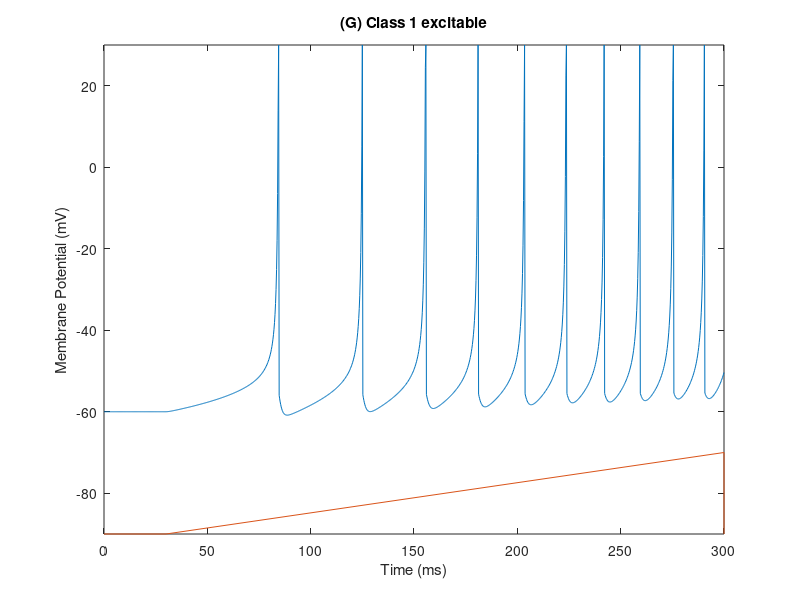

Source code (MATLAB):
a=0.02; b=-0.1; c=-55; d=6;
V=-60; u=b*V;
VV=[]; uu=[];
tau = 0.25; tspan = 0:tau:300;
T1=30;
for t=tspan
    if (t>T1) 
        I=(0.075*(t-T1)); 
    else
        I=0;
    end;
    
% Nel file figure1.m Izhikevich usa costanti diverse dal modello standard.
    V = V + tau*(0.04*V^2+4.1*V+108-u+I);
    u = u + tau*a*(b*V-u);
    if V > 30
        VV(end+1) = 30;
        V = c;
        u = u + d;
    else
        VV(end+1) = V;
    end;
    uu(end+1) = u;
    
end;
plot(tspan,VV,[0 T1 max(tspan) max(tspan)],-90+[0 0 20 0]);
axis([0 max(tspan) -90 30])

title('(G) Class 1 excitable');

xlabel('Time (ms)')
ylabel('Membrane Potential (mV)')
savefig('(G) Class 1 excitable');